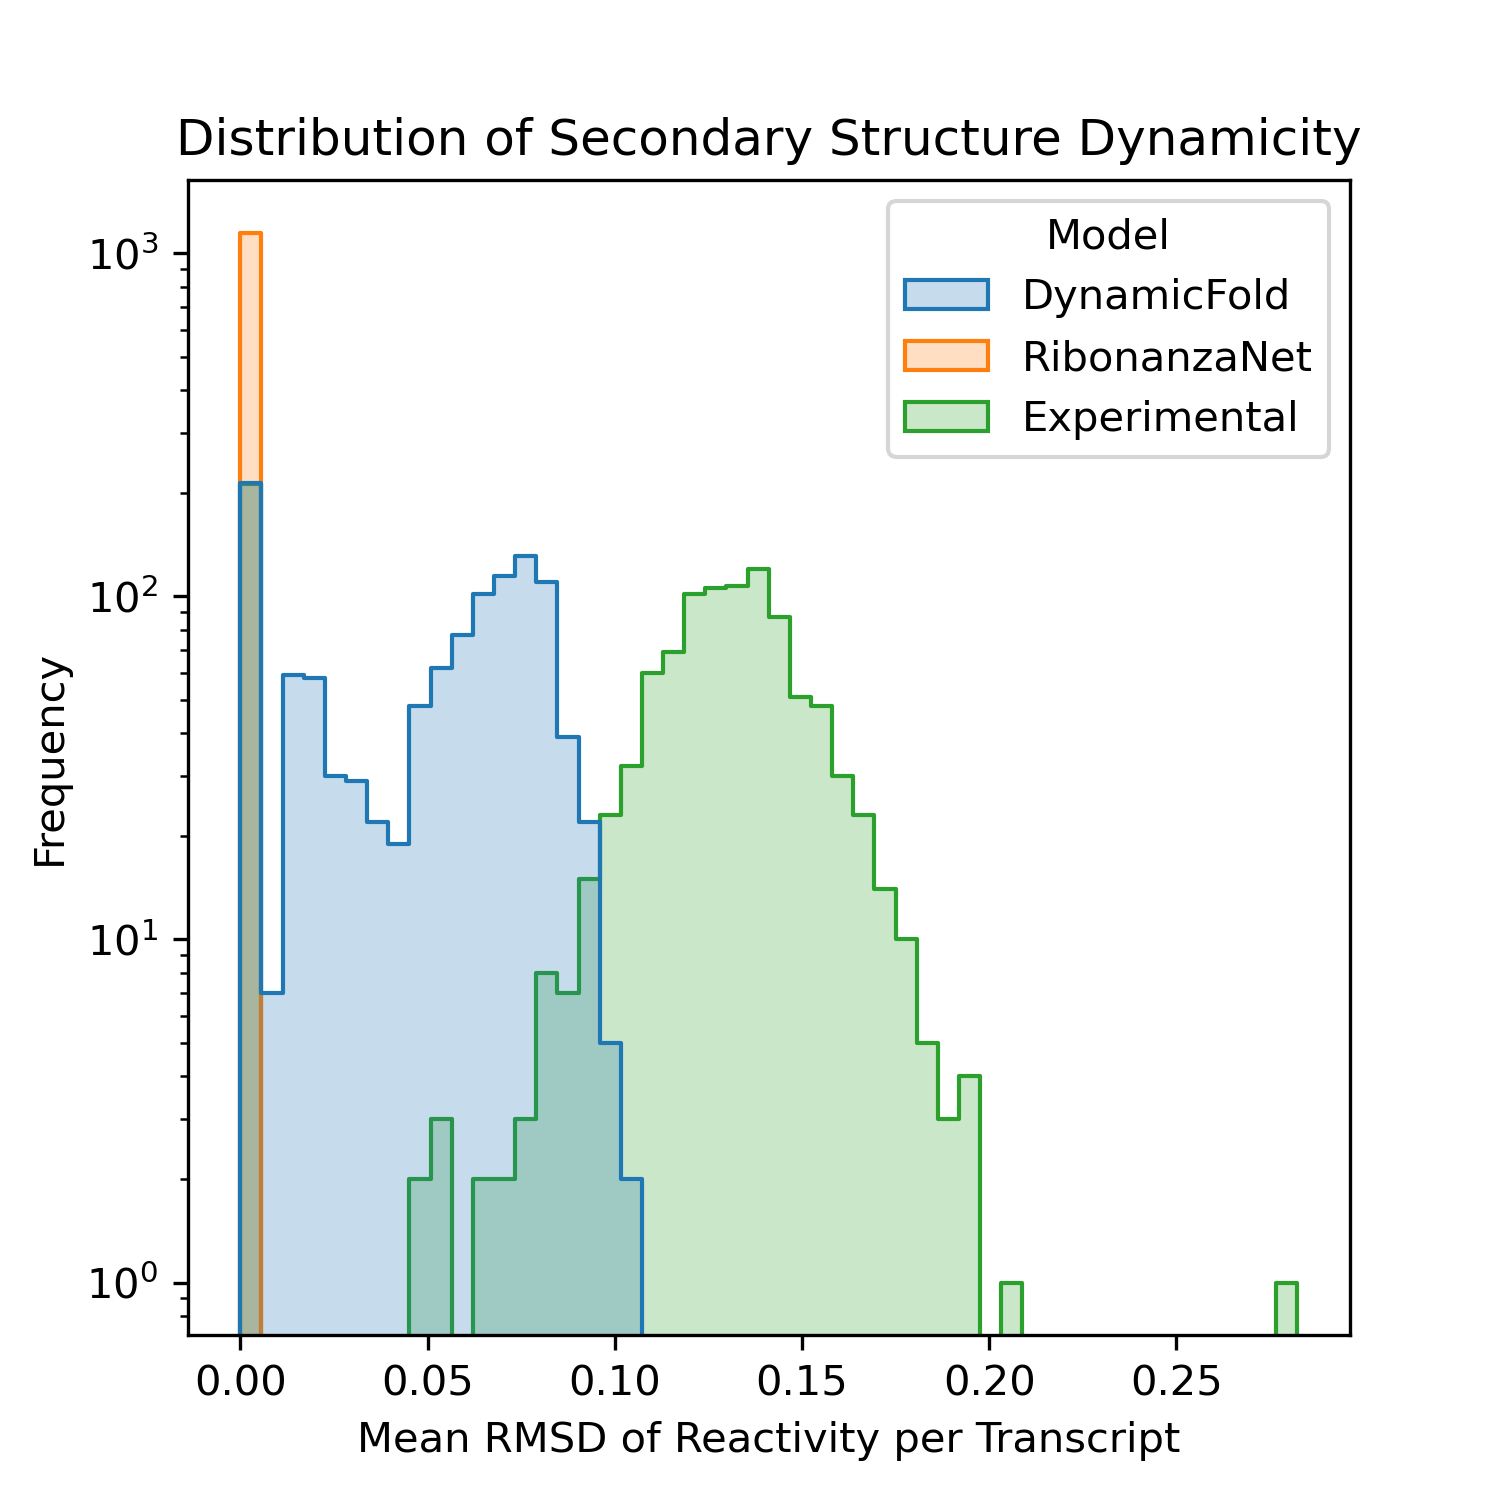

Generate this figure with Python:
import sys
import pandas as pd
import numpy as np
import seaborn as sns
import matplotlib.pyplot as plt
import orjson

data_csv = sys.argv[1]
num_bins = int(sys.argv[2])
output_plot = sys.argv[3]

data = pd.read_csv(data_csv)
ref_names = data["RefName"].unique()
rms_experimental = list()
rms_static = list()
rms_dynamic = list()

for ref_name in ref_names:
    rows = data.loc[data["RefName"] == ref_name]
    reactivity = rows["RT"].apply(lambda x: orjson.loads(x)).tolist()
    static = rows["RibonanzaNetPredictions"].apply(lambda x: orjson.loads(x)).tolist()
    dynamic = rows["Predictions"].apply(lambda x: orjson.loads(x)).tolist()
    reactivity = np.array(reactivity)
    static = np.array(static)
    dynamic = np.array(dynamic)
    df = reactivity.shape[0] * (reactivity.shape[1] - 1)
    rms_experimental.append(np.sqrt(np.sum((reactivity - reactivity.mean(axis=0))**2) / df))
    rms_static.append(np.sqrt(np.sum((static - static.mean(axis=0))**2) / df))
    rms_dynamic.append(np.sqrt(np.sum((dynamic - dynamic.mean(axis=0))**2) / df))

df = pd.DataFrame({"Model": ["DynamicFold"] * len(rms_dynamic) + ["RibonanzaNet"] * len(rms_static) + ["Experimental"] * len(rms_experimental), "Value": rms_dynamic + rms_static + rms_experimental})
plt.figure(figsize=(5, 5), dpi=300)
plt.yscale("log")
sns.histplot(df, x="Value", hue="Model", bins=num_bins, element="step")
plt.xlabel("Mean RMSD of Reactivity per Transcript")
plt.ylabel("Frequency")
plt.title("Distribution of Secondary Structure Dynamicity")
plt.savefig(output_plot)
